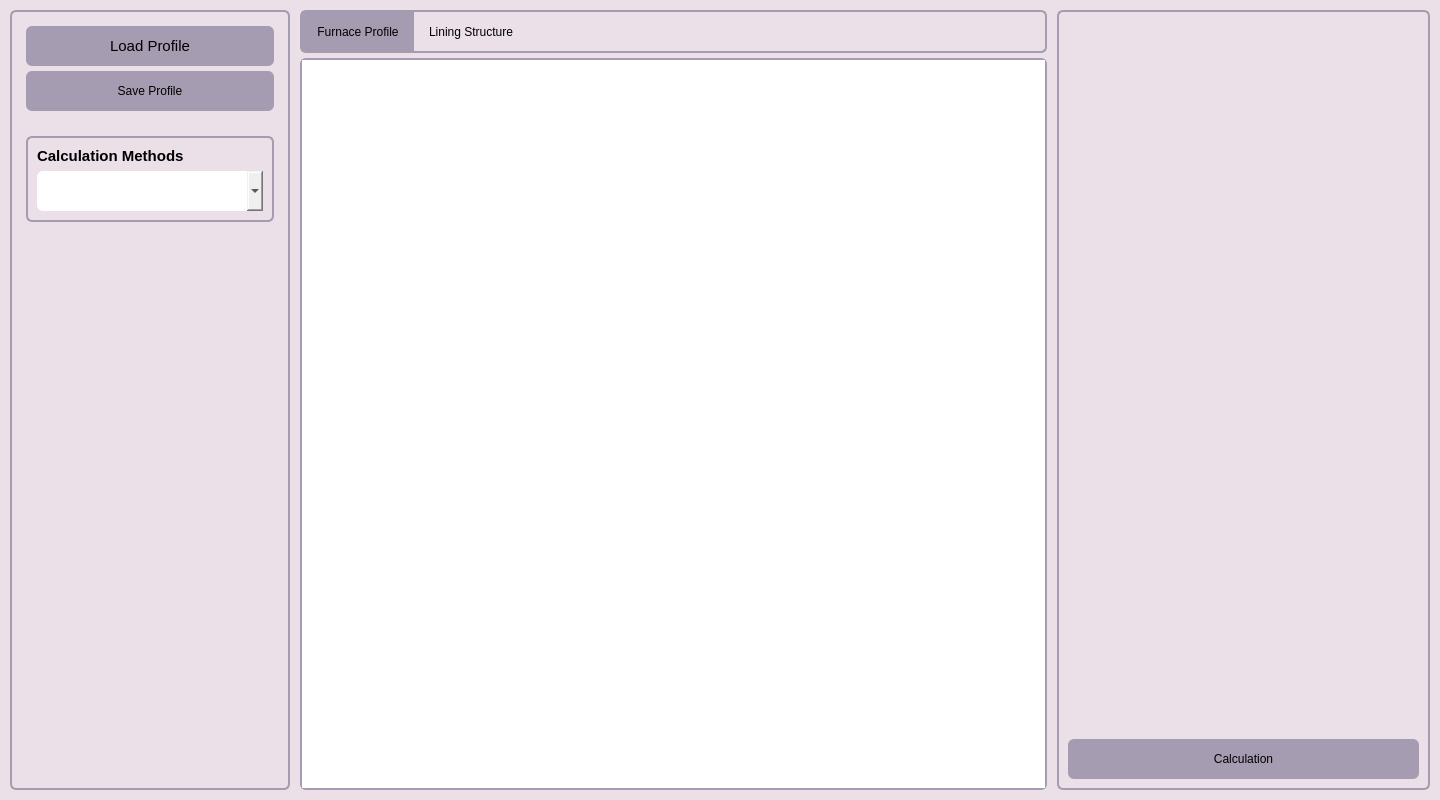
<?xml version="1.0" encoding="UTF-8"?>
<ui version="4.0">
 <class>MainWindow</class>
 <widget class="QMainWindow" name="MainWindow">
  <property name="geometry">
   <rect>
    <x>0</x>
    <y>0</y>
    <width>1440</width>
    <height>800</height>
   </rect>
  </property>
  <property name="minimumSize">
   <size>
    <width>800</width>
    <height>600</height>
   </size>
  </property>
  <property name="windowTitle">
   <string>Furnix</string>
  </property>
  <property name="styleSheet">
   <string notr="true">QFrame {
	border: 2px solid rgb(166,156,177);
	border-radius: 6px;
}

QMainWindow {
	font: 500 12pt &quot;Segoe UI&quot;;
	background-color: rgb(235,224,231);
}

QLineEdit {
	border: 2px solid rgb(166,156,177);
	border-radius: 6px;
	height: 40px;
}

QPushButton {
	border-radius: 6px;
	background-color: rgb(166,156,177);
	height: 40px;
	font: 600 11pt &quot;Segoe UI&quot;;
	color: black;
}

QPushButton:hover {
	color: black;
	background-color: rgb(145, 135, 160);
}

QPushButton:checked {
    background-color: rgb(166,156,177);
}

QComboBox {
		border-radius: 6px;
		border: 2px solid rgb(166,156,177);
		height: 40px;
		font: 500 12pt &quot;Segoe UI&quot;;
		color: black;
		padding-left: 10px;
}

QLabel {
	border: 0;
	font: 500 12pt &quot;Segoe UI&quot;;
	color: black;
}

QLineEdit {
	border: 0;
	font: 500 12pt &quot;Segoe UI&quot;;
	color: black;
 	height: 25px;
	padding-left: 10px;
}

QScrollArea {
	background-color: rgb(235,224,231);
}</string>
  </property>
  <widget class="QWidget" name="centralwidget">
   <layout class="QHBoxLayout" name="horizontalLayout" stretch="3,8,4">
    <property name="spacing">
     <number>10</number>
    </property>
    <property name="leftMargin">
     <number>10</number>
    </property>
    <property name="topMargin">
     <number>10</number>
    </property>
    <property name="rightMargin">
     <number>10</number>
    </property>
    <property name="bottomMargin">
     <number>10</number>
    </property>
    <item>
     <widget class="QFrame" name="user_frame">
      <property name="frameShape">
       <enum>QFrame::Shape::StyledPanel</enum>
      </property>
      <property name="frameShadow">
       <enum>QFrame::Shadow::Raised</enum>
      </property>
      <layout class="QVBoxLayout" name="verticalLayout_2">
       <item>
        <widget class="QStackedWidget" name="user_stack">
         <property name="styleSheet">
          <string notr="true">border: 0;</string>
         </property>
         <widget class="QWidget" name="page_5">
          <layout class="QVBoxLayout" name="verticalLayout_6">
           <property name="spacing">
            <number>5</number>
           </property>
           <property name="leftMargin">
            <number>5</number>
           </property>
           <property name="topMargin">
            <number>5</number>
           </property>
           <property name="rightMargin">
            <number>5</number>
           </property>
           <property name="bottomMargin">
            <number>5</number>
           </property>
           <item>
            <widget class="QPushButton" name="pushButton_2">
             <property name="font">
              <font>
               <family>Segoe UI</family>
               <pointsize>11</pointsize>
               <italic>false</italic>
               <fontweight>DemiBold</fontweight>
              </font>
             </property>
             <property name="text">
              <string>Load Profile</string>
             </property>
            </widget>
           </item>
           <item>
            <widget class="QPushButton" name="pushButton">
             <property name="text">
              <string>Save Profile</string>
             </property>
            </widget>
           </item>
           <item>
            <spacer name="verticalSpacer_2">
             <property name="orientation">
              <enum>Qt::Orientation::Vertical</enum>
             </property>
             <property name="sizeType">
              <enum>QSizePolicy::Policy::Fixed</enum>
             </property>
             <property name="sizeHint" stdset="0">
              <size>
               <width>20</width>
               <height>20</height>
              </size>
             </property>
            </spacer>
           </item>
           <item>
            <widget class="QFrame" name="frame">
             <property name="styleSheet">
              <string notr="true">QFrame {
	border: 2px solid rgb(166,156,177);
	border-radius: 6px;
}</string>
             </property>
             <property name="frameShape">
              <enum>QFrame::Shape::StyledPanel</enum>
             </property>
             <property name="frameShadow">
              <enum>QFrame::Shadow::Raised</enum>
             </property>
             <layout class="QVBoxLayout" name="verticalLayout_9">
              <item>
               <widget class="QLabel" name="label">
                <property name="font">
                 <font>
                  <family>Segoe UI</family>
                  <pointsize>11</pointsize>
                  <italic>false</italic>
                  <bold>true</bold>
                 </font>
                </property>
                <property name="styleSheet">
                 <string notr="true">QLabel {
	border: 0;
	font: 700 11pt &quot;Segoe UI&quot;;
	color: black;
}</string>
                </property>
                <property name="text">
                 <string>Calculation Methods</string>
                </property>
               </widget>
              </item>
              <item>
               <widget class="QComboBox" name="change_methods_combo_box"/>
              </item>
             </layout>
            </widget>
           </item>
           <item>
            <spacer name="verticalSpacer">
             <property name="orientation">
              <enum>Qt::Orientation::Vertical</enum>
             </property>
             <property name="sizeType">
              <enum>QSizePolicy::Policy::Expanding</enum>
             </property>
             <property name="sizeHint" stdset="0">
              <size>
               <width>0</width>
               <height>0</height>
              </size>
             </property>
            </spacer>
           </item>
          </layout>
         </widget>
         <widget class="QWidget" name="page_6"/>
        </widget>
       </item>
      </layout>
     </widget>
    </item>
    <item>
     <widget class="QFrame" name="canvas_frame">
      <property name="styleSheet">
       <string notr="true">QFrame#canvas_frame {
	border: 0;
}</string>
      </property>
      <property name="frameShape">
       <enum>QFrame::Shape::StyledPanel</enum>
      </property>
      <property name="frameShadow">
       <enum>QFrame::Shadow::Raised</enum>
      </property>
      <layout class="QVBoxLayout" name="verticalLayout">
       <property name="spacing">
        <number>5</number>
       </property>
       <property name="leftMargin">
        <number>0</number>
       </property>
       <property name="topMargin">
        <number>0</number>
       </property>
       <property name="rightMargin">
        <number>0</number>
       </property>
       <property name="bottomMargin">
        <number>0</number>
       </property>
       <item>
        <widget class="QFrame" name="change_canvas_buttons_frame">
         <property name="styleSheet">
          <string notr="true">QPushButton {
	border: 0;
	border-radius: 0;
	height: 25px;
	padding-left: 15px;
	padding-right: 15px;
	padding-top: 7px;
	padding-bottom: 7px;
	font: 600 12pt &quot;Segoe UI&quot;;
	color: black;
	background-color: transparent;
}

QPushButton:hover {
	color: black;
	background-color: rgb(145, 135, 160);
}

QPushButton:checked {
    background-color: rgb(166,156,177);
}</string>
         </property>
         <property name="frameShape">
          <enum>QFrame::Shape::StyledPanel</enum>
         </property>
         <property name="frameShadow">
          <enum>QFrame::Shadow::Raised</enum>
         </property>
         <layout class="QHBoxLayout" name="horizontalLayout_2">
          <property name="spacing">
           <number>0</number>
          </property>
          <property name="leftMargin">
           <number>0</number>
          </property>
          <property name="topMargin">
           <number>0</number>
          </property>
          <property name="rightMargin">
           <number>0</number>
          </property>
          <property name="bottomMargin">
           <number>0</number>
          </property>
          <item>
           <widget class="QPushButton" name="canvas_furnace_profile">
            <property name="sizePolicy">
             <sizepolicy hsizetype="Minimum" vsizetype="Preferred">
              <horstretch>0</horstretch>
              <verstretch>0</verstretch>
             </sizepolicy>
            </property>
            <property name="text">
             <string>Furnace Profile</string>
            </property>
            <property name="checkable">
             <bool>true</bool>
            </property>
            <property name="checked">
             <bool>true</bool>
            </property>
           </widget>
          </item>
          <item>
           <widget class="QPushButton" name="canvas_lining_structure">
            <property name="text">
             <string>Lining Structure</string>
            </property>
            <property name="checkable">
             <bool>true</bool>
            </property>
           </widget>
          </item>
          <item>
           <spacer name="horizontalSpacer">
            <property name="orientation">
             <enum>Qt::Orientation::Horizontal</enum>
            </property>
            <property name="sizeHint" stdset="0">
             <size>
              <width>40</width>
              <height>20</height>
             </size>
            </property>
           </spacer>
          </item>
         </layout>
        </widget>
       </item>
       <item>
        <widget class="QStackedWidget" name="canvas_stack">
         <property name="currentIndex">
          <number>0</number>
         </property>
         <widget class="QWidget" name="page">
          <property name="styleSheet">
           <string notr="true">border: 0;</string>
          </property>
          <layout class="QVBoxLayout" name="verticalLayout_5">
           <property name="spacing">
            <number>0</number>
           </property>
           <property name="leftMargin">
            <number>0</number>
           </property>
           <property name="topMargin">
            <number>0</number>
           </property>
           <property name="rightMargin">
            <number>0</number>
           </property>
           <property name="bottomMargin">
            <number>0</number>
           </property>
           <item>
            <widget class="ZoomGraphicsView" name="furnace_profile_canvas">
             <property name="verticalScrollBarPolicy">
              <enum>Qt::ScrollBarPolicy::ScrollBarAlwaysOff</enum>
             </property>
             <property name="horizontalScrollBarPolicy">
              <enum>Qt::ScrollBarPolicy::ScrollBarAlwaysOff</enum>
             </property>
             <property name="renderHints">
              <set>QPainter::RenderHint::Antialiasing|QPainter::RenderHint::SmoothPixmapTransform|QPainter::RenderHint::TextAntialiasing</set>
             </property>
             <property name="dragMode">
              <enum>QGraphicsView::DragMode::NoDrag</enum>
             </property>
             <property name="cacheMode">
              <set>QGraphicsView::CacheModeFlag::CacheBackground</set>
             </property>
             <property name="transformationAnchor">
              <enum>QGraphicsView::ViewportAnchor::AnchorUnderMouse</enum>
             </property>
             <property name="resizeAnchor">
              <enum>QGraphicsView::ViewportAnchor::AnchorUnderMouse</enum>
             </property>
             <property name="viewportUpdateMode">
              <enum>QGraphicsView::ViewportUpdateMode::FullViewportUpdate</enum>
             </property>
            </widget>
           </item>
          </layout>
         </widget>
         <widget class="QWidget" name="page_2">
          <property name="styleSheet">
           <string notr="true">border: 0;</string>
          </property>
          <layout class="QVBoxLayout" name="verticalLayout_4">
           <property name="spacing">
            <number>0</number>
           </property>
           <property name="leftMargin">
            <number>0</number>
           </property>
           <property name="topMargin">
            <number>0</number>
           </property>
           <property name="rightMargin">
            <number>0</number>
           </property>
           <property name="bottomMargin">
            <number>0</number>
           </property>
          </layout>
         </widget>
        </widget>
       </item>
      </layout>
     </widget>
    </item>
    <item>
     <widget class="QFrame" name="data_frame">
      <property name="frameShape">
       <enum>QFrame::Shape::StyledPanel</enum>
      </property>
      <property name="frameShadow">
       <enum>QFrame::Shadow::Raised</enum>
      </property>
      <layout class="QVBoxLayout" name="verticalLayout_3">
       <property name="spacing">
        <number>0</number>
       </property>
       <property name="leftMargin">
        <number>0</number>
       </property>
       <property name="topMargin">
        <number>0</number>
       </property>
       <property name="rightMargin">
        <number>0</number>
       </property>
       <property name="bottomMargin">
        <number>0</number>
       </property>
       <item>
        <widget class="QStackedWidget" name="data_stack">
         <property name="styleSheet">
          <string notr="true">border: 0;</string>
         </property>
         <widget class="QWidget" name="page_3">
          <layout class="QVBoxLayout" name="verticalLayout_7">
           <item>
            <widget class="QStackedWidget" name="furnace_profile_input_parameters">
             <widget class="QWidget" name="page_7">
              <layout class="QVBoxLayout" name="verticalLayout_8">
               <property name="spacing">
                <number>0</number>
               </property>
               <property name="leftMargin">
                <number>0</number>
               </property>
               <property name="topMargin">
                <number>0</number>
               </property>
               <property name="rightMargin">
                <number>0</number>
               </property>
               <property name="bottomMargin">
                <number>0</number>
               </property>
              </layout>
             </widget>
             <widget class="QWidget" name="page_8"/>
            </widget>
           </item>
           <item>
            <widget class="QPushButton" name="calcualtion_furnace_profile">
             <property name="sizePolicy">
              <sizepolicy hsizetype="Preferred" vsizetype="Preferred">
               <horstretch>0</horstretch>
               <verstretch>0</verstretch>
              </sizepolicy>
             </property>
             <property name="text">
              <string>Calculation</string>
             </property>
            </widget>
           </item>
          </layout>
         </widget>
         <widget class="QWidget" name="page_4"/>
        </widget>
       </item>
      </layout>
     </widget>
    </item>
   </layout>
  </widget>
 </widget>
 <customwidgets>
  <customwidget>
   <class>ZoomGraphicsView</class>
   <extends>QGraphicsView</extends>
   <header>core/canvas/zoom_graphics_view.h</header>
  </customwidget>
 </customwidgets>
 <resources/>
 <connections/>
</ui>
